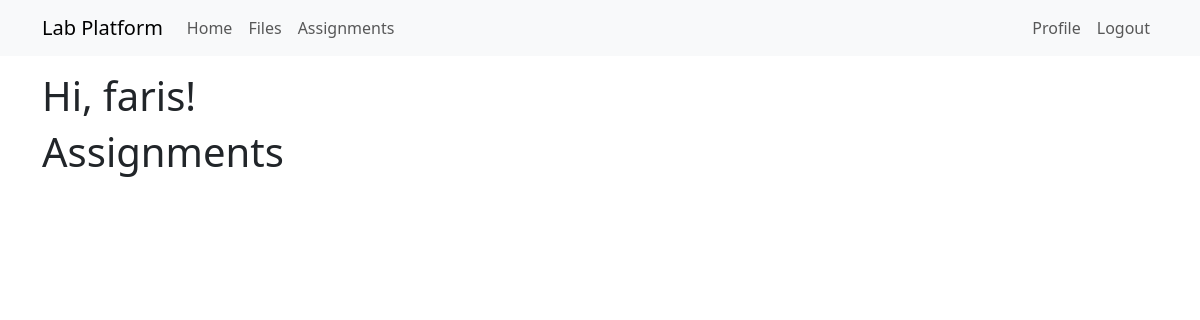
/assignments (signed in), run on an earlier commit of the app's database.
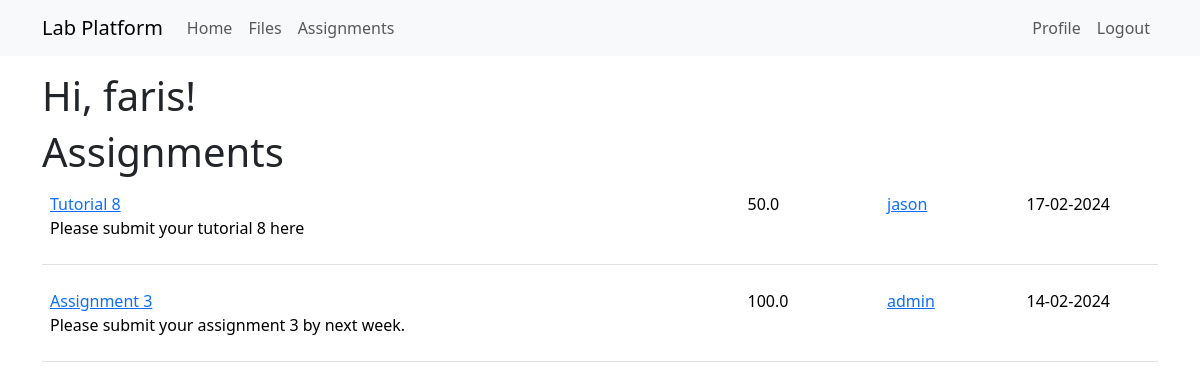
And on a later commit of the database.
### app/models.py (models this page shows, shortened)
class Assignment(db.Model):
    id: so.Mapped[int] = so.mapped_column(primary_key=True)
    title: so.Mapped[str] = so.mapped_column(sa.String(140))
    description: so.Mapped[str] = so.mapped_column(sa.String(255))
    timestamp: so.Mapped[datetime] = so.mapped_column(
        index=True, default=lambda: datetime.now(timezone.utc))
    duedate: so.Mapped[datetime] = so.mapped_column(
        index=True, nullable=True)
    totalMarks: so.Mapped[float] = so.mapped_column(sa.Float, index=False, unique=False, nullable=True, default=0)
    user_id: so.Mapped[int] = so.mapped_column(sa.ForeignKey(User.id),
                                               index=True)
    asmtauthor: so.Mapped[User] = so.relationship(back_populates='assignments')
    submissions: so.Mapped['Submission'] = so.relationship(back_populates='assignment')

class User(UserMixin, db.Model):
    id: so.Mapped[int] = so.mapped_column(primary_key=True)
    username: so.Mapped[str] = so.mapped_column(sa.String(64), index=True,
                                                unique=True)
    email: so.Mapped[str] = so.mapped_column(sa.String(120), index=True,
                                             unique=True)
    password_hash: so.Mapped[Optional[str]] = so.mapped_column(sa.String(256))
    posts: so.WriteOnlyMapped['Post'] = so.relationship(
        back_populates='author')
    files: so.WriteOnlyMapped['File'] = so.relationship(
        back_populates='uploader')
    role: so.Mapped[int] = so.mapped_column(sa.Integer, default=-1, index=True, unique=False)
    assignments: so.WriteOnlyMapped['Assignment'] = so.relationship(
        back_populates='asmtauthor')
    submissions: so.WriteOnlyMapped['Submission'] = so.relationship(
        back_populates='submitter')
    def is_admin(self):
        return self.role == 0
    def is_lecturer(self):
        return self.role == 1

### app/routes.py (the view)
@app.route('/assignments', methods=['GET', 'POST'])
@login_required
def assignments():
    form = UploadButton()
    if form.validate_on_submit():
        return redirect(url_for('createAssignment'))
    return render_template('assignments.html',
                            title='Assignments',
                              assignments=db.session.scalars(sa.select(Assignment).order_by(sa.desc(Assignment.timestamp))).all(),
                                form=form)

### app/models.py (called while the page is built)
@login.user_loader
def load_user(id):
    return db.session.get(User, int(id))

### app/templates/assignments.html (shortened to what this page needs)
{% extends "base.html" %}
{% import 'bootstrap_wtf.html' as wtf %}
{% block content %}
    <h1>Hi, {{ current_user.username }}!</h1>
    <h1>Assignments</h1>
    {% for assignment in assignments %}
        {% include '_assignment.html' %}
    {% endfor %}
{% endblock %}

### app/templates/_assignment.html
<table class="table table-hover">
    <tr>
        <td width="500px">
            <p>
                <a href="{{ url_for('detailsAssignment', assignmentid=assignment.id) }}">
                    {{ assignment.title }}
                </a>
                <br> {% if assignment.description %}
                {{ assignment.description }}
                {% endif %}
            </p>
        </td>
        <td width="100px">
            <p>
                {{ assignment.totalMarks }}
            </p>
        <td width="100px">
            <a href="{{ url_for('user', username=assignment.asmtauthor.username) }}">
                {{ assignment.asmtauthor.username }}
            </a>
        </td>
        <td width="100px">
            <p>
                {{ assignment.duedate.strftime('%d-%m-%Y') }}
            </p>
        </td>
    </tr>
</table>

What changed in the data, as far as the page shows it:
added Assignment: title "Tutorial 8", description "Please submit your tutorial 8 here", totalMarks "50.0", asmtauthor.username "jason", duedate "17-02-2024"
added Assignment: title "Assignment 3", description "Please submit your assignment 3 by next week.", totalMarks "100.0", asmtauthor.username "admin", duedate "14-02-2024"
